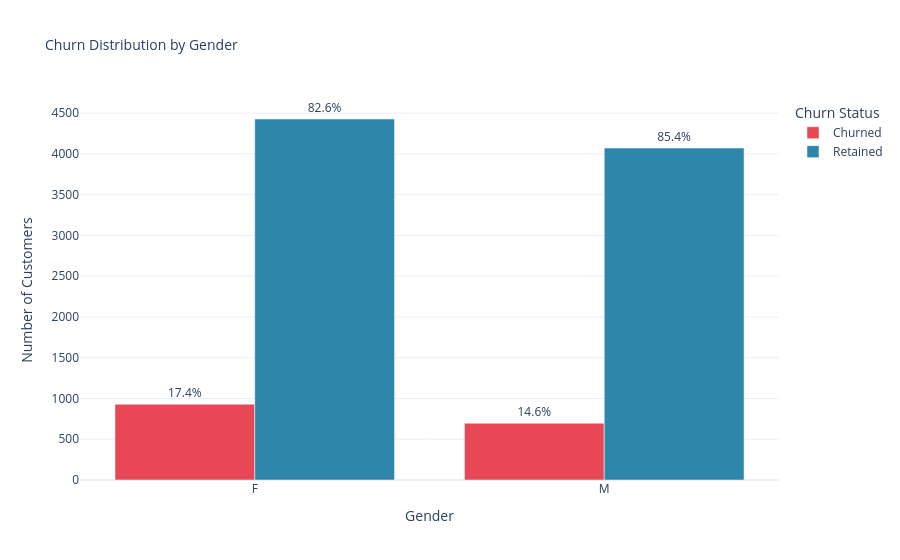
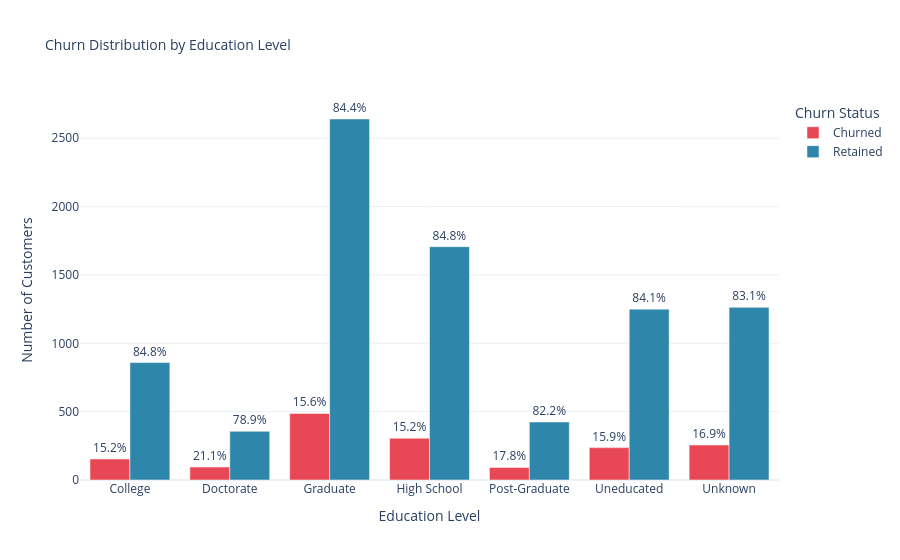
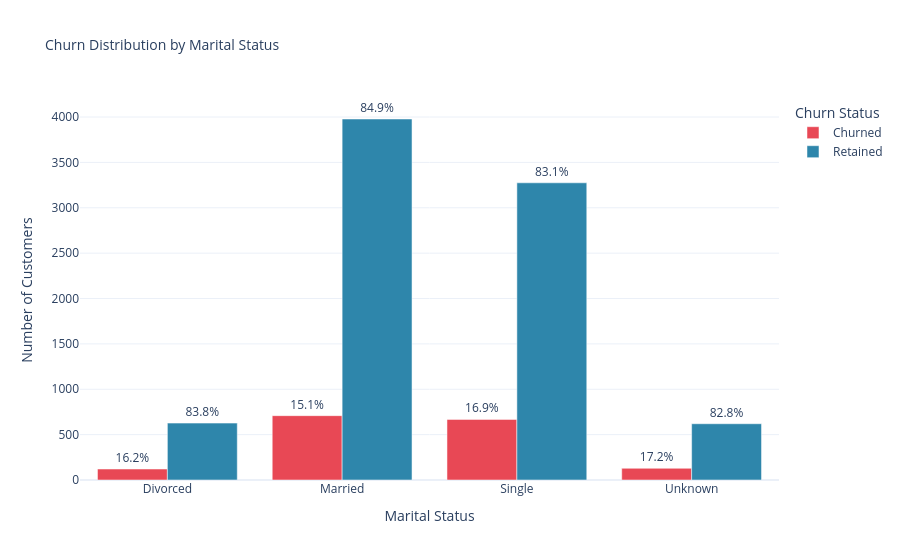
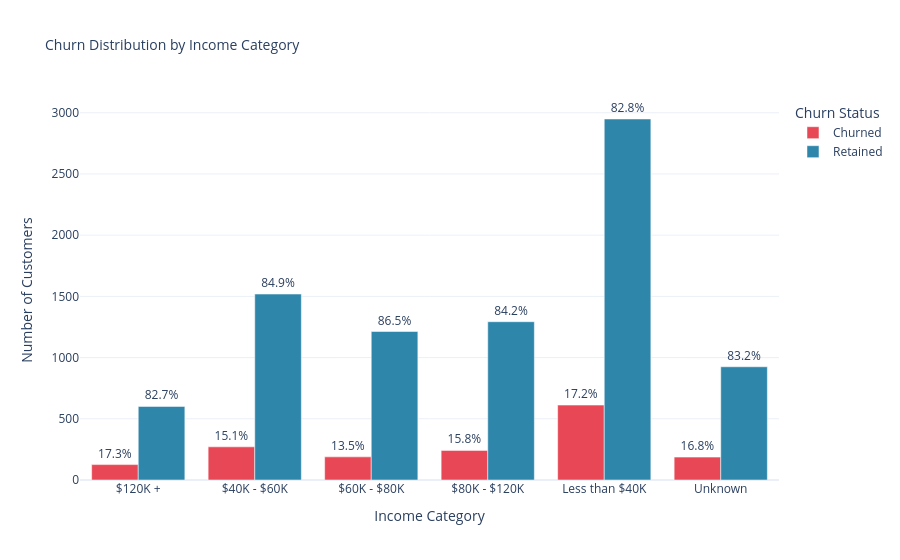

The notebook cell saved with these charts, in order:
### Markdown cell above
## 📋 Categorical Breakdown

### Code cell
for col in categorical_cols:
    ct = (
        df.groupby([col, "Churn_Label"])
        .size()
        .reset_index(name="Count")
    )
    total = ct.groupby(col)["Count"].transform("sum")
    ct["Percentage"] = (ct["Count"] / total * 100).round(1)
    ct["Label"] = ct["Percentage"].astype(str) + "%"

    fig = px.bar(
        ct,
        x=col,
        y="Count",
        color="Churn_Label",
        barmode="group",
        text="Label",
        title=f"Churn Distribution by {col.replace('_', ' ')}",
        color_discrete_map={"Retained": COLOURS["retained"], "Churned": COLOURS["churned"]},
        template="plotly_white",
    )
    fig.update_traces(textposition="outside")
    fig.update_layout(
        legend_title="Churn Status",
        xaxis_title=col.replace("_", " "),
        yaxis_title="Number of Customers",
        title_font_size=14,
    )
    fig.show()

fig.write_html("../outputs/reports/01_categorical_breakdown.html")
print("✅ Interactive chart saved to outputs/reports/01_categorical_breakdown.html")

### Figure 1 — Plotly figure (JSON) as saved in the notebook; plotly's stock layout.template omitted (floating-point values rounded to 4 significant figures)
{"data": [{"alignmentgroup": "True", "hovertemplate": "Churn_Label=Churned<br>Gender=%{x}<br>Count=%{y}<br>Label=%{text}<extra></extra>", "legendgroup": "Churned", "marker": {"color": "#E84855", "pattern": {"shape": ""}}, "name": "Churned", "offsetgroup": "Churned", "orientation": "v", "showlegend": true, "text": ["17.4%", "14.6%"], "textposition": "outside", "type": "bar", "x": ["F", "M"], "xaxis": "x", "y": [930, 697], "yaxis": "y"}, {"alignmentgroup": "True", "hovertemplate": "Churn_Label=Retained<br>Gender=%{x}<br>Count=%{y}<br>Label=%{text}<extra></extra>", "legendgroup": "Retained", "marker": {"color": "#2E86AB", "pattern": {"shape": ""}}, "name": "Retained", "offsetgroup": "Retained", "orientation": "v", "showlegend": true, "text": ["82.6%", "85.4%"], "textposition": "outside", "type": "bar", "x": ["F", "M"], "xaxis": "x", "y": [4428, 4072], "yaxis": "y"}], "layout": {"barmode": "group", "legend": {"title": {"text": "Churn Status"}, "tracegroupgap": 0}, "title": {"font": {"size": 14}, "text": "Churn Distribution by Gender"}, "xaxis": {"anchor": "y", "domain": [0, 1], "title": {"text": "Gender"}}, "yaxis": {"anchor": "x", "domain": [0, 1], "title": {"text": "Number of Customers"}}}}

### Figure 2 — Plotly figure (JSON) as saved in the notebook; plotly's stock layout.template omitted (floating-point values rounded to 4 significant figures)
{"data": [{"alignmentgroup": "True", "hovertemplate": "Churn_Label=Churned<br>Education_Level=%{x}<br>Count=%{y}<br>Label=%{text}<extra></extra>", "legendgroup": "Churned", "marker": {"color": "#E84855", "pattern": {"shape": ""}}, "name": "Churned", "offsetgroup": "Churned", "orientation": "v", "showlegend": true, "text": ["15.2%", "21.1%", "15.6%", "15.2%", "17.8%", "15.9%", "16.9%"], "textposition": "outside", "type": "bar", "x": ["College", "Doctorate", "Graduate", "High School", "Post-Graduate", "Uneducated", "Unknown"], "xaxis": "x", "y": [154, 95, 487, 306, 92, 237, 256], "yaxis": "y"}, {"alignmentgroup": "True", "hovertemplate": "Churn_Label=Retained<br>Education_Level=%{x}<br>Count=%{y}<br>Label=%{text}<extra></extra>", "legendgroup": "Retained", "marker": {"color": "#2E86AB", "pattern": {"shape": ""}}, "name": "Retained", "offsetgroup": "Retained", "orientation": "v", "showlegend": true, "text": ["84.8%", "78.9%", "84.4%", "84.8%", "82.2%", "84.1%", "83.1%"], "textposition": "outside", "type": "bar", "x": ["College", "Doctorate", "Graduate", "High School", "Post-Graduate", "Uneducated", "Unknown"], "xaxis": "x", "y": [859, 356, 2641, 1707, 424, 1250, 1263], "yaxis": "y"}], "layout": {"barmode": "group", "legend": {"title": {"text": "Churn Status"}, "tracegroupgap": 0}, "title": {"font": {"size": 14}, "text": "Churn Distribution by Education Level"}, "xaxis": {"anchor": "y", "domain": [0, 1], "title": {"text": "Education Level"}}, "yaxis": {"anchor": "x", "domain": [0, 1], "title": {"text": "Number of Customers"}}}}

### Figure 3 — Plotly figure (JSON) as saved in the notebook; plotly's stock layout.template omitted (floating-point values rounded to 4 significant figures)
{"data": [{"alignmentgroup": "True", "hovertemplate": "Churn_Label=Churned<br>Marital_Status=%{x}<br>Count=%{y}<br>Label=%{text}<extra></extra>", "legendgroup": "Churned", "marker": {"color": "#E84855", "pattern": {"shape": ""}}, "name": "Churned", "offsetgroup": "Churned", "orientation": "v", "showlegend": true, "text": ["16.2%", "15.1%", "16.9%", "17.2%"], "textposition": "outside", "type": "bar", "x": ["Divorced", "Married", "Single", "Unknown"], "xaxis": "x", "y": [121, 709, 668, 129], "yaxis": "y"}, {"alignmentgroup": "True", "hovertemplate": "Churn_Label=Retained<br>Marital_Status=%{x}<br>Count=%{y}<br>Label=%{text}<extra></extra>", "legendgroup": "Retained", "marker": {"color": "#2E86AB", "pattern": {"shape": ""}}, "name": "Retained", "offsetgroup": "Retained", "orientation": "v", "showlegend": true, "text": ["83.8%", "84.9%", "83.1%", "82.8%"], "textposition": "outside", "type": "bar", "x": ["Divorced", "Married", "Single", "Unknown"], "xaxis": "x", "y": [627, 3978, 3275, 620], "yaxis": "y"}], "layout": {"barmode": "group", "legend": {"title": {"text": "Churn Status"}, "tracegroupgap": 0}, "title": {"font": {"size": 14}, "text": "Churn Distribution by Marital Status"}, "xaxis": {"anchor": "y", "domain": [0, 1], "title": {"text": "Marital Status"}}, "yaxis": {"anchor": "x", "domain": [0, 1], "title": {"text": "Number of Customers"}}}}

### Figure 4 — Plotly figure (JSON) as saved in the notebook; plotly's stock layout.template omitted (floating-point values rounded to 4 significant figures)
{"data": [{"alignmentgroup": "True", "hovertemplate": "Churn_Label=Churned<br>Income_Category=%{x}<br>Count=%{y}<br>Label=%{text}<extra></extra>", "legendgroup": "Churned", "marker": {"color": "#E84855", "pattern": {"shape": ""}}, "name": "Churned", "offsetgroup": "Churned", "orientation": "v", "showlegend": true, "text": ["17.3%", "15.1%", "13.5%", "15.8%", "17.2%", "16.8%"], "textposition": "outside", "type": "bar", "x": ["$120K +", "$40K - $60K", "$60K - $80K", "$80K - $120K", "Less than $40K", "Unknown"], "xaxis": "x", "y": [126, 271, 189, 242, 612, 187], "yaxis": "y"}, {"alignmentgroup": "True", "hovertemplate": "Churn_Label=Retained<br>Income_Category=%{x}<br>Count=%{y}<br>Label=%{text}<extra></extra>", "legendgroup": "Retained", "marker": {"color": "#2E86AB", "pattern": {"shape": ""}}, "name": "Retained", "offsetgroup": "Retained", "orientation": "v", "showlegend": true, "text": ["82.7%", "84.9%", "86.5%", "84.2%", "82.8%", "83.2%"], "textposition": "outside", "type": "bar", "x": ["$120K +", "$40K - $60K", "$60K - $80K", "$80K - $120K", "Less than $40K", "Unknown"], "xaxis": "x", "y": [601, 1519, 1213, 1293, 2949, 925], "yaxis": "y"}], "layout": {"barmode": "group", "legend": {"title": {"text": "Churn Status"}, "tracegroupgap": 0}, "title": {"font": {"size": 14}, "text": "Churn Distribution by Income Category"}, "xaxis": {"anchor": "y", "domain": [0, 1], "title": {"text": "Income Category"}}, "yaxis": {"anchor": "x", "domain": [0, 1], "title": {"text": "Number of Customers"}}}}
